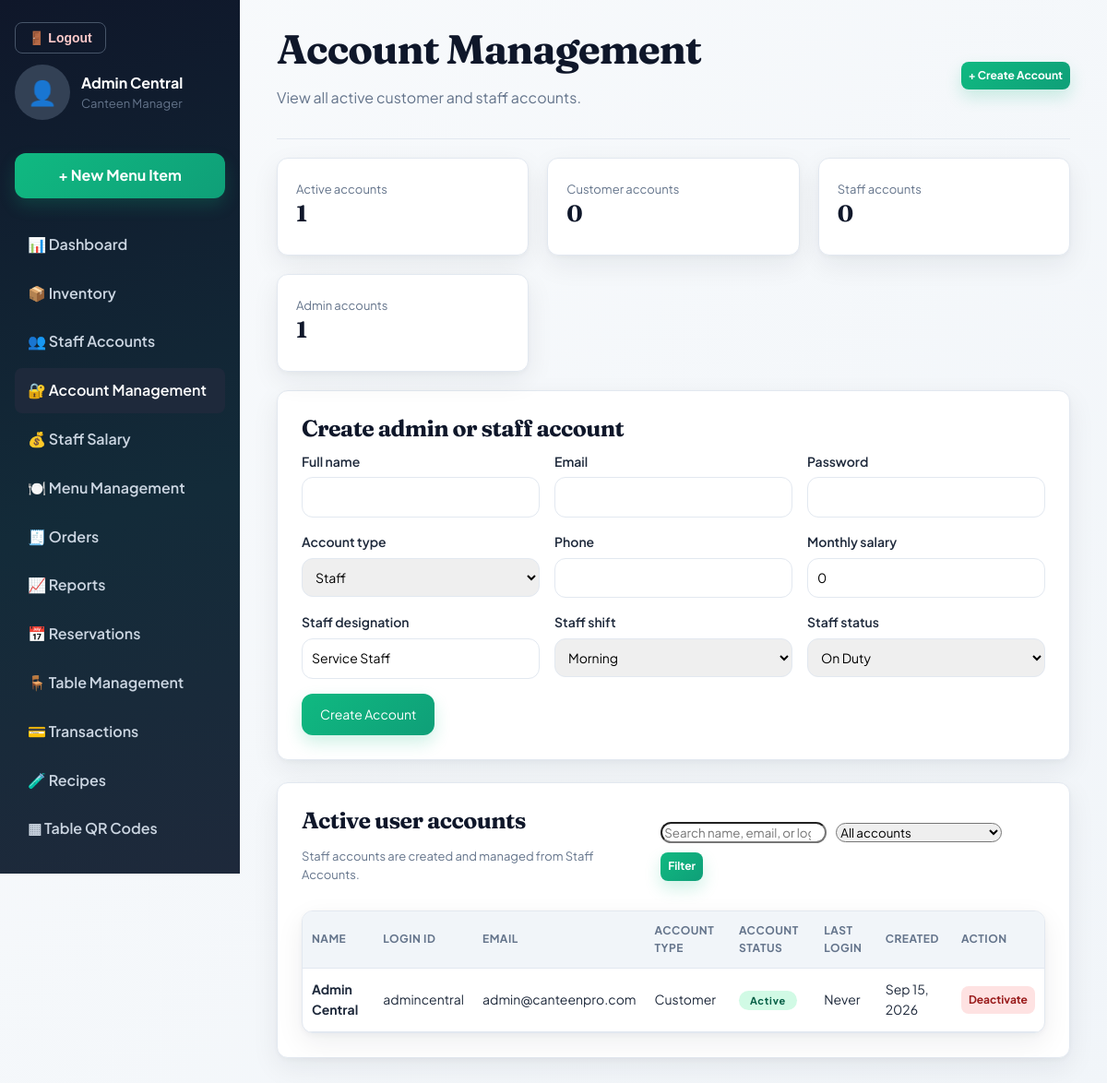
The app's page /views/admin/account_management.php (signed in) with its own data.
### tables this page shows
CREATE TABLE users (
    id INT AUTO_INCREMENT PRIMARY KEY,
    name VARCHAR(100) NOT NULL,
    email VARCHAR(150) NOT NULL UNIQUE,
    username VARCHAR(80) NULL UNIQUE,
    password_hash VARCHAR(255) NOT NULL,
    role ENUM('customer','admin','staff') NOT NULL DEFAULT 'customer',
    salary DECIMAL(10,2) NOT NULL DEFAULT 0,
    status ENUM('on_duty','on_leave','removed') NOT NULL DEFAULT 'on_duty',
    phone VARCHAR(20),
    is_active TINYINT(1) DEFAULT 1,
    last_login_at DATETIME NULL,
    created_at TIMESTAMP DEFAULT CURRENT_TIMESTAMP
);

### models/User.php (called while the page is built, shortened)
<?php
class User {
    private $conn;
    public function __construct($db) {
        $this->conn = $db;
        $this->ensureUserCredentialsSchema();
        $this->ensureUserRoleSchema();
        $this->ensureStaffTableSchema();
        $this->conn->exec("CREATE TABLE IF NOT EXISTS auth_login_attempts (
            identifier VARCHAR(190) PRIMARY KEY,
            failed_count INT NOT NULL DEFAULT 0,
            locked_until DATETIME NULL,
            last_attempt_at DATETIME NOT NULL DEFAULT CURRENT_TIMESTAMP
        )");
    }
    private function ensureUserCredentialsSchema() {
        $check = $this->conn->prepare("SELECT COUNT(*) FROM information_schema.columns WHERE table_schema = DATABASE() AND table_name = 'users' AND column_name = 'username'");
        $check->execute();
    }
    private function ensureUserRoleSchema() {
        $check = $this->conn->prepare("SELECT column_type FROM information_schema.columns WHERE table_schema = DATABASE() AND table_name = 'users' AND column_name = 'role'");
        $check->execute();
        $columnType = strtolower((string)$check->fetchColumn());
    }
    private function ensureStaffTableSchema() {
        $requiredColumns = [
            'staff_role' => "ALTER TABLE staff_management ADD COLUMN staff_role VARCHAR(60) NOT NULL DEFAULT 'Service Staff' AFTER staff_email",
            'department' => "ALTER TABLE staff_management ADD COLUMN department VARCHAR(80) NOT NULL DEFAULT 'Operations' AFTER staff_role",
            'staff_phone' => "ALTER TABLE staff_management ADD COLUMN staff_phone VARCHAR(20) NULL AFTER staff_role",
            'staff_shift' => "ALTER TABLE staff_management ADD COLUMN staff_shift ENUM('Morning','Evening','Night') NOT NULL DEFAULT 'Morning' AFTER staff_phone",
            'is_active' => "ALTER TABLE staff_management ADD COLUMN is_active TINYINT(1) NOT NULL DEFAULT 1 AFTER staff_status",
            'deleted_at' => "ALTER TABLE staff_management ADD COLUMN deleted_at DATETIME NULL AFTER is_active",
        ];
        foreach ($requiredColumns as $column => $sql) {
            $check = $this->conn->prepare("SELECT COUNT(*) FROM information_schema.columns WHERE table_schema = DATABASE() AND table_name = 'staff_management' AND column_name = ?");
            $check->execute([$column]);
        }
    }
    public function listActiveAccounts($role = 'all', $searchTerm = '') {
        $sql = "SELECT u.id, u.name, u.username, u.email, u.phone, u.role, u.status, u.is_active, u.last_login_at, u.created_at,
                    sm.staff_role, sm.staff_shift
                FROM users u
                LEFT JOIN staff_management sm ON sm.staff_email = u.email AND sm.is_active = 1 AND sm.deleted_at IS NULL
                WHERE u.is_active = 1 AND u.status != 'removed'";
        $params = [];
        if (in_array($role, ['customer', 'staff', 'admin'], true)) {
            $sql .= " AND u.role = ?";
            $params[] = $role;
        }
        $searchTerm = trim($searchTerm);
        $sql .= " ORDER BY u.role ASC, u.name ASC";
        $stmt = $this->conn->prepare($sql);
        $stmt->execute($params);
        return $stmt->fetchAll(PDO::FETCH_ASSOC);
    }
}

### config/config.php (called while the page is built, shortened)
<?php
function e($str) {
    return htmlspecialchars($str ?? '', ENT_QUOTES, 'UTF-8');
}

### views/admin/account_management.php (the view, shortened to what this page needs)
<?php
require_once __DIR__ . '/../../config/config.php';
require_once __DIR__ . '/../../models/User.php';
$database = new Database();
$db = $database->connect();
$userModel = new User($db);
$roleFilter = $_GET['role'] ?? 'all';
$searchTerm = trim($_GET['q'] ?? '');
$accounts = $userModel->listActiveAccounts($roleFilter, $searchTerm);
$totalAccounts = count($userModel->listActiveAccounts());
$totalCustomers = count($userModel->listActiveAccounts('customer'));
$totalStaff = count($userModel->listActiveAccounts('staff'));
$totalAdmins = count($userModel->listActiveAccounts('admin'));
?>
<!DOCTYPE html>
<html lang="en">
<head>
<link rel="stylesheet" href="<?= BASE_URL ?>/public/css/style.css">
</head>
<body class="admin-body">
<?php include __DIR__ . '/../partials/header_admin.php'; ?>
<main class="admin-main">
    <header class="admin-topbar">
        <div class="row-between">
            <div>
                <h1>Account Management</h1>
                <p class="muted">View all active customer and staff accounts.</p>
            </div>
            <a href="#createAccount" class="btn-primary btn-small">+ Create Account</a>
        </div>
    </header>
    <div class="stat-grid three">
        <div class="stat-card">
            <span class="muted small">Active accounts</span>
            <h2><?= $totalAccounts ?></h2>
        </div>
        <div class="stat-card">
            <span class="muted small">Customer accounts</span>
            <h2><?= $totalCustomers ?></h2>
        </div>
        <div class="stat-card">
            <span class="muted small">Staff accounts</span>
            <h2><?= $totalStaff ?></h2>
        </div>
        <div class="stat-card">
            <span class="muted small">Admin accounts</span>
            <h2><?= $totalAdmins ?></h2>
        </div>
    </div>
    <div class="card" id="createAccount">
        <h2>Create admin or staff account</h2>
        <form method="POST" class="grid-form">
            <div>
                <label>Full name</label>
                <input type="text" name="account_name" required>
            </div>
            <div>
                <label>Email</label>
                <input type="email" name="account_email" required>
            </div>
            <div>
                <label>Password</label>
                <input type="password" name="account_password" minlength="8" required>
            </div>
            <div>
                <label>Account type</label>
                <select name="account_role" required>
                    <option value="staff">Staff</option>
                </select>
            </div>
            <div>
                <label>Phone</label>
                <input type="tel" name="account_phone">
            </div>
            <div>
                <label>Monthly salary</label>
                <input type="number" name="account_salary" min="0" step="0.01" value="0" required>
            </div>
            <div>
                <label>Staff designation</label>
                <input type="text" name="account_designation" value="Service Staff">
            </div>
            <div>
                <label>Staff shift</label>
                <select name="account_shift">
                    <option>Morning</option>
                </select>
            </div>
            <div>
                <label>Staff status</label>
                <select name="account_status">
                    <option value="on_duty">On Duty</option>
                </select>
            </div>
            <div class="full-width">
                <button type="submit" class="btn-primary">Create Account</button>
            </div>
        </form>
    </div>
    <div class="card">
        <div class="staff-toolbar">
            <div>
                <h2>Active user accounts</h2>
                <p class="muted small">Staff accounts are created and managed from Staff Accounts.</p>
            </div>
            <form method="GET" class="staff-filter-bar">
                <input type="search" name="q" value="<?= e($searchTerm) ?>" placeholder="Search name, email, or login ID" aria-label="Search accounts">
                <select name="role" aria-label="Filter accounts by role">
                    <option value="all" <?= $roleFilter === 'all' ? 'selected' : '' ?>>All accounts</option>
                </select>
                <button type="submit" class="btn-primary btn-small">Filter</button>
            </form>
        </div>
        <table class="data-table">
            <thead>
                <tr>
                    <th>Name</th>
                    <th>Login ID</th>
                    <th>Email</th>
                    <th>Account Type</th>
                    <th>Account Status</th>
                    <th>Last Login</th>
                    <th>Created</th>
                    <th>Action</th>
                </tr>
            </thead>
            <tbody>
            <?php foreach ($accounts as $account): ?>
                <?php
                $isStaff = $account['role'] === 'staff';
                $status = $account['status'] ?: 'active';
                $statusLabel = $isStaff ? ($status === 'on_leave' ? 'On Leave' : 'On Duty') : 'Active';
                $statusClass = $status === 'on_leave' ? 'status-pending' : 'status-confirmed';
                ?>
                <tr>
                    <td>
                        <strong><?= e($account['name']) ?></strong>
                    </td>
                    <td><?= e($account['username'] ?: $account['email']) ?></td>
                    <td><?= e($account['email']) ?></td>
                    <td><?= $isStaff ? 'Staff' : 'Customer' ?></td>
                    <td><span class="status-pill <?= $statusClass ?>"><?= e($statusLabel) ?></span></td>
                    <td><?= $account['last_login_at'] ? date('M d, Y g:i A', strtotime($account['last_login_at'])) : 'Never' ?></td>
                    <td><?= date('M d, Y', strtotime($account['created_at'])) ?></td>
                    <td>
                        <form method="POST" onsubmit="return confirm('Deactivate this account?');">
                            <button type="submit" class="btn-small btn-cancel">Deactivate</button>
                        </form>
                    </td>
                </tr>
            <?php endforeach; ?>
            </tbody>
        </table>
    </div>
</main>
</body>
</html>

### records on screen
users: name "Admin Central", username "admincentral", email "admin@canteenpro.com", shows "Customer", role "Active", shows "Never", created_at "Sep 15, 2026"

### other values on screen
$_SESSION['name'] "Admin Central"
$totalAccounts "1"
$totalCustomers "0"
$totalStaff "0"
$totalAdmins "1"
